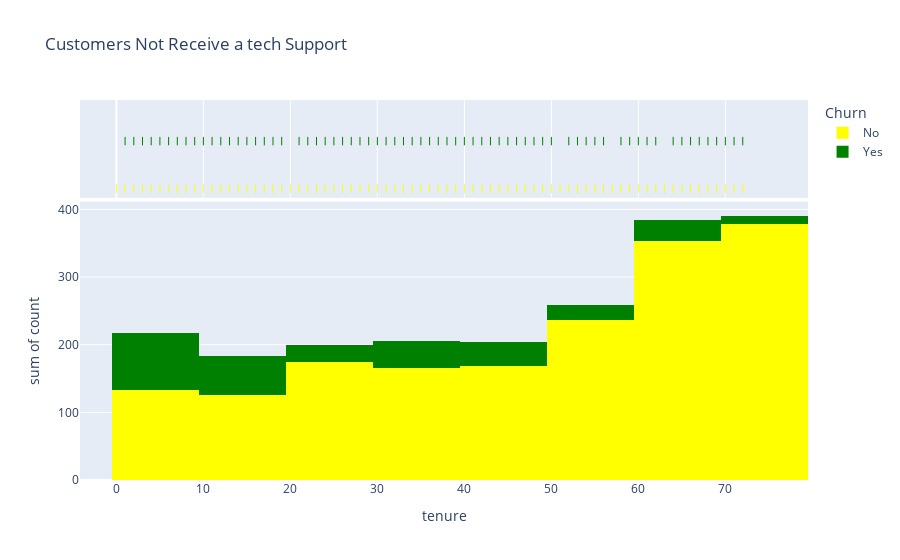

Here is the notebook cell this chart was saved with:
### Code cell
# plotting histogram for customer churning who took no tech support
fig = px.histogram(Receive_techSup.groupby(['tenure', 'Churn']).size().reset_index(name='count'),
                   x='tenure', y='count',color='Churn', marginal='rug', color_discrete_map={"Yes":"Green", "No":"Yellow"}, 
                   title="Customers Not Receive a tech Support")

fig.show()

### Figure 1 — Plotly figure (JSON) as saved in the notebook; plotly's stock layout.template omitted (floating-point values rounded to 4 significant figures)
{"data": [{"alignmentgroup": "True", "bingroup": "x", "histfunc": "sum", "hovertemplate": "Churn=No<br>tenure=%{x}<br>sum of count=%{y}<extra></extra>", "legendgroup": "No", "marker": {"color": "Yellow", "pattern": {"shape": ""}}, "name": "No", "offsetgroup": "No", "orientation": "v", "showlegend": true, "type": "histogram", "x": [0, 1, 2, 3, 4, 5, 6, 7, 8, 9, 10, 11, 12, 13, 14, 15, 16, 17, 18, 19, 20, 21, 22, 23, 24, 25, 26, 27, 28, 29, 30, 31, 32, 33, 34, 35, 36, 37, 38, 39, 40, 41, 42, 43, 44, 45, 46, 47, 48, 49, 50, 51, 52, 53, 54, 55, 56, 57, 58, 59, 60, 61, 62, 63, 64, 65, 66, 67, 68, 69, 70, 71, 72], "xaxis": "x", "y": [4, 19, 8, 20, 13, 15, 11, 12, 15, 16, 14, 12, 17, 13, 13, 11, 8, 12, 15, 10, 16, 11, 13, 24, 19, 18, 20, 17, 19, 17, 19, 20, 11, 17, 17, 24, 13, 17, 12, 15, 16, 16, 16, 19, 14, 22, 19, 15, 16, 16, 24, 23, 24, 26, 25, 16, 28, 28, 20, 22, 27, 33, 25, 30, 41, 29, 38, 44, 43, 44, 68, 89, 221], "yaxis": "y"}, {"alignmentgroup": "True", "boxpoints": "all", "fillcolor": "rgba(255,255,255,0)", "hoveron": "points", "hovertemplate": "Churn=No<br>tenure=%{x}<extra></extra>", "jitter": 0, "legendgroup": "No", "line": {"color": "rgba(255,255,255,0)"}, "marker": {"color": "Yellow", "symbol": "line-ns-open"}, "name": "No", "offsetgroup": "No", "showlegend": false, "type": "box", "x": [0, 1, 2, 3, 4, 5, 6, 7, 8, 9, 10, 11, 12, 13, 14, 15, 16, 17, 18, 19, 20, 21, 22, 23, 24, 25, 26, 27, 28, 29, 30, 31, 32, 33, 34, 35, 36, 37, 38, 39, 40, 41, 42, 43, 44, 45, 46, 47, 48, 49, 50, 51, 52, 53, 54, 55, 56, 57, 58, 59, 60, 61, 62, 63, 64, 65, 66, 67, 68, 69, 70, 71, 72], "xaxis": "x2", "yaxis": "y2"}, {"alignmentgroup": "True", "bingroup": "x", "histfunc": "sum", "hovertemplate": "Churn=Yes<br>tenure=%{x}<br>sum of count=%{y}<extra></extra>", "legendgroup": "Yes", "marker": {"color": "Green", "pattern": {"shape": ""}}, "name": "Yes", "offsetgroup": "Yes", "orientation": "v", "showlegend": true, "type": "histogram", "x": [1, 2, 3, 4, 5, 6, 7, 8, 9, 10, 11, 12, 13, 14, 15, 16, 17, 18, 19, 21, 22, 23, 24, 25, 26, 27, 28, 29, 30, 31, 32, 33, 34, 35, 36, 37, 38, 39, 40, 41, 42, 43, 44, 45, 46, 47, 48, 49, 50, 52, 53, 54, 55, 56, 58, 59, 60, 61, 62, 64, 65, 66, 67, 68, 69, 70, 71, 72], "xaxis": "x", "y": [14, 11, 14, 12, 12, 7, 5, 3, 6, 6, 5, 12, 5, 4, 7, 5, 3, 6, 5, 4, 7, 4, 1, 2, 2, 2, 3, 1, 4, 8, 3, 3, 2, 4, 2, 3, 6, 6, 3, 6, 5, 5, 1, 2, 3, 4, 3, 3, 3, 3, 2, 6, 3, 2, 3, 1, 1, 3, 1, 3, 3, 6, 4, 4, 5, 8, 2, 3], "yaxis": "y"}, {"alignmentgroup": "True", "boxpoints": "all", "fillcolor": "rgba(255,255,255,0)", "hoveron": "points", "hovertemplate": "Churn=Yes<br>tenure=%{x}<extra></extra>", "jitter": 0, "legendgroup": "Yes", "line": {"color": "rgba(255,255,255,0)"}, "marker": {"color": "Green", "symbol": "line-ns-open"}, "name": "Yes", "offsetgroup": "Yes", "showlegend": false, "type": "box", "x": [1, 2, 3, 4, 5, 6, 7, 8, 9, 10, 11, 12, 13, 14, 15, 16, 17, 18, 19, 21, 22, 23, 24, 25, 26, 27, 28, 29, 30, 31, 32, 33, 34, 35, 36, 37, 38, 39, 40, 41, 42, 43, 44, 45, 46, 47, 48, 49, 50, 52, 53, 54, 55, 56, 58, 59, 60, 61, 62, 64, 65, 66, 67, 68, 69, 70, 71, 72], "xaxis": "x2", "yaxis": "y2"}], "layout": {"barmode": "relative", "legend": {"title": {"text": "Churn"}, "tracegroupgap": 0}, "title": {"text": "Customers Not Receive a tech Support"}, "xaxis": {"anchor": "y", "domain": [0, 1], "title": {"text": "tenure"}}, "xaxis2": {"anchor": "y2", "domain": [0, 1], "matches": "x", "showgrid": true, "showticklabels": false}, "yaxis": {"anchor": "x", "domain": [0, 0.7326], "title": {"text": "sum of count"}}, "yaxis2": {"anchor": "x2", "domain": [0.7426, 1], "matches": "y2", "showgrid": false, "showline": false, "showticklabels": false, "ticks": ""}}}
